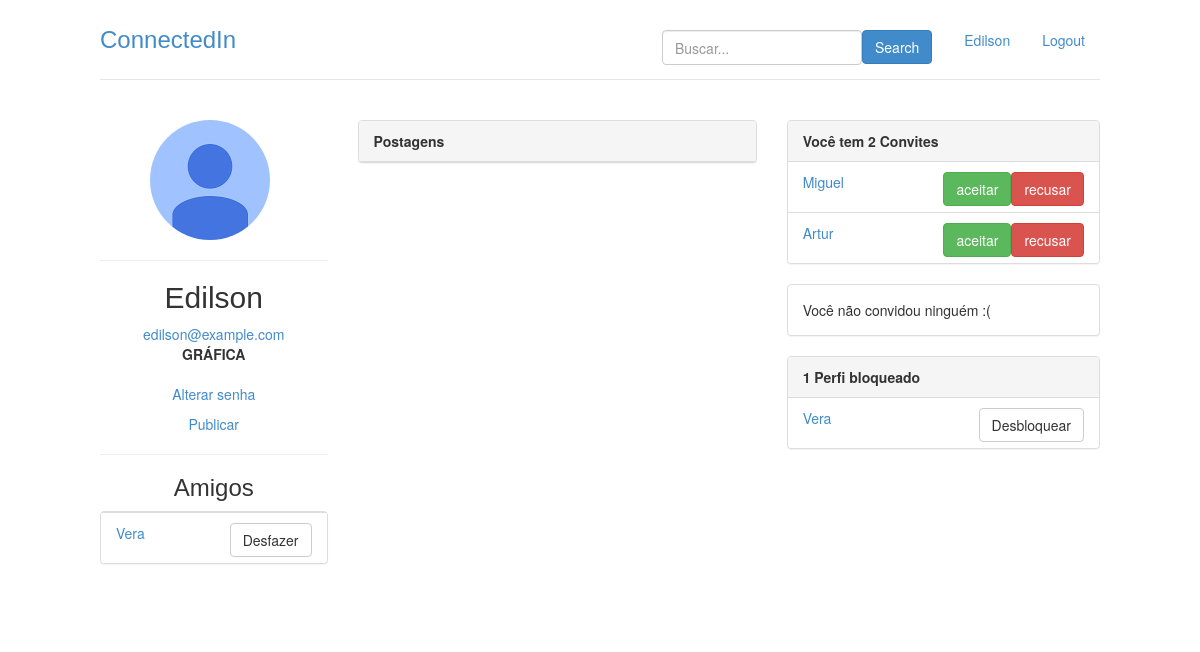
Before: /perfil/18 (signed in) with the older database file.
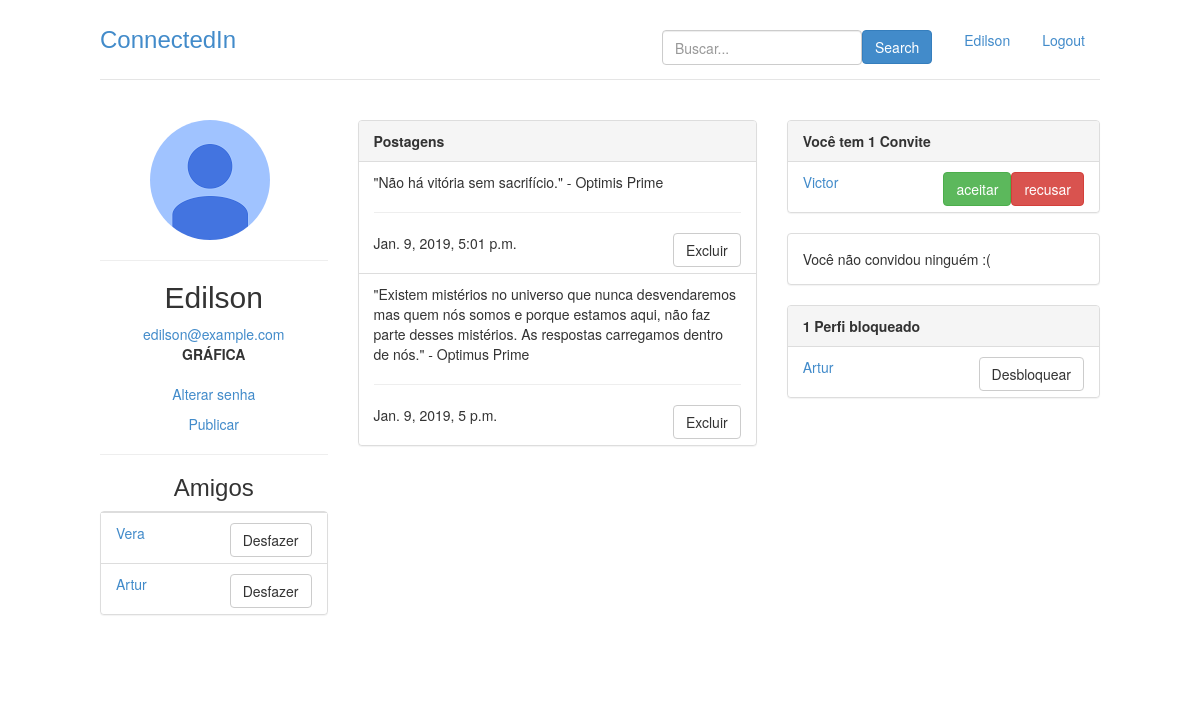
After: the same page with the newer database file.
### perfis/models.py (models this page shows, shortened)
class Perfil(models.Model):
    nome = models.CharField(max_length=255, null=False)
    telefone = models.CharField(max_length=20, null= False)
    nome_empresa = models.CharField(max_length=255, null=False)
    contatos = models.ManyToManyField('self')
    usuario = models.OneToOneField(User, related_name = "perfil", on_delete = models.CASCADE)
    contatos_bloqueados = models.ManyToManyField('self', related_name = 'meus_contatos_bloqueados', symmetrical=False, through= 'Bloqueio')
    def super_user(self):
        return self.usuario.is_superuser
    @property
    def email(self):
        return self.usuario.email
    def __str__(self):
        return self.nome
    def mostrar_perfil(self, perfil_a_exibir):
        pode_mostrar = True
        for perfil in perfil_a_exibir.bloqueios_feitos.all():
            if perfil.perfil_bloqueado.id == self.id:
                return False
        return pode_mostrar
    def pode_convidar(self, perfil_a_convidar):
        pode_convidar = False
        convites = Convite.objects.filter(solicitante=self, convidado=perfil_a_convidar).all()
        if len(convites) == 0 and perfil_a_convidar not in self.contatos.all():
            pode_convidar = True
        return pode_convidar
    def pode_bloquear(self, perfil_a_bloquear):
        pode_bloquear = True
        for perfil in self.bloqueios_feitos.all():
            if perfil.perfil_bloqueado.id == perfil_a_bloquear.id:
                return False
        return pode_bloquear
    @property
    def bloqueios_feitos(self): #meus_bloqueios
        return Bloqueio.objects.filter(perfil_que_bloqueia=self)

class Convite(models.Model):
    solicitante = models.ForeignKey(Perfil, on_delete=models.CASCADE,related_name='convites_feitos' )
    convidado = models.ForeignKey(Perfil, on_delete= models.CASCADE, related_name='convites_recebidos')

class Bloqueio(models.Model):
    perfil_que_bloqueia = models.ForeignKey(Perfil,on_delete=models.CASCADE,related_name='perfis_que_bloqueei')
    perfil_bloqueado = models.ForeignKey(Perfil,on_delete=models.CASCADE,related_name='perfis_que_estou_bloqueado')

class Postagem(models.Model):
    texto = models.CharField(max_length=255, null=False)
    dt_publicacao = models.DateTimeField(default=timezone.now)
    responsavel = models.ForeignKey(Perfil,on_delete=models.CASCADE,related_name='minhas_postagens' )
    def __str__(self):
        return self.texto
    class Meta:
        ordering = ['-dt_publicacao']

### perfis/views.py (the view)
# urls.py: path('perfil/<int:perfil_id>', views.exibir_perfil, name='exibir'),
@login_required
def exibir_perfil(request, perfil_id):
	perfil = Perfil.objects.get(id=perfil_id)
	perfil_logado = get_perfil_logado(request)
	pode_convidar = perfil_logado.pode_convidar(perfil)
	pode_bloquear = perfil_logado.pode_bloquear(perfil)
	pode_mostrar = perfil_logado.mostrar_perfil(perfil)
	return render(request, 'perfil.html',
		          {'perfil' : perfil,
				   'perfil_logado' : get_perfil_logado(request), 'pode_convidar': pode_convidar, 'pode_bloquear': pode_bloquear, 'mostrar_perfil': pode_mostrar})

### perfis/views.py (called while the page is built)
@login_required
def get_perfil_logado(request):
	return request.user.perfil

### perfis/templates/perfil.html (shortened to what the changed rows need)
{% extends 'base.html' %}
{% block body %}
{% if mostrar_perfil %}
	<div class="row">
		<div class = "col-lg-3">
				<h2 style="text-align: center; font-family: 'Gill Sans', 'Gill Sans MT', Calibri, 'Trebuchet MS', sans-serif">{{ perfil.nome }}</h2>
				{% if perfil.id == perfil_logado.id %}
				<nav>
					<div class="panel panel-default">
							{% with total=perfil_logado.contatos.count %}
								{% if total %}
								<ul class="list-group">
										{% for perfil in perfil_logado.contatos.all %}
											<li class = "list-group-item">
												<p><a href = "{% url 'exibir' perfil.id %}">{{ perfil }}</a>
													<a class="btn btn-default pull-right" style="min-width: 20px; min-height: 10px;" href="{% url 'desfazer' perfil.id %}">Desfazer</a>
												</p>
											</li>
										{% endfor %}
									</ul>
								{% else %}
									<div class="panel-body">
										Não há amigos :(
									</div>
								{% endif %}
							{% endwith %}
						</div>
				</nav>
				{% endif %}
			</div>
			{% if perfil.id == perfil_logado.id %}
				<div class = "col-lg-5">
				{% if perfil.id == perfil_logado.id %}
					{% if perfil_logado.minhas_postagens %}
						<div class="panel panel-default">
							<ul class="list-group">
								{% for post in perfil_logado.minhas_postagens.all %}
									<li class = "list-group-item">
										{{ post }}
										<p>
											<hr>
											{{ post.dt_publicacao }}
											<button class="btn btn-default pull-right btn-confirm">Excluir</button>
										</p>
									</li>
								{% endfor %}
							</ul>
					{% else %}
						<div class="panel-body">
							Você ainda não publicou. :(
						</div>
					{% endif %}
				{% endif %}
				</div>
			</div>
			<div class = "col-lg-4">
				<aside>
				<div class="panel panel-default">
					{% with total=perfil_logado.convites_recebidos.count %}
						{% if total %}
							<div class="panel-heading">
								<strong> Você tem {{ total }}
								Convite{{ total|pluralize }}</strong>
							</div>
							<ul class="list-group">
								{% for convite in perfil_logado.convites_recebidos.all %}
									<li class = "list-group-item">
										<p>
											<a href = "{% url 'exibir' convite.solicitante.id %}">
													{{convite.solicitante.nome}}</a>
											<a class="btn btn-danger pull-right" style="min-width: 20px; min-height: 10px;" href = "{% url 'recusar' convite.id %}">recusar</a>
											<a class="btn btn-success pull-right" style="min-width: 20px; min-height: 10px;" href = "{% url 'aceitar' convite.id %}">aceitar</a>
										</p>
									</li>
								{% endfor %}
						{% else %}
							<div class="panel-body">
								Não há convites
							</div>
						{% endif %}
					{% endwith %}
				</div>
			</aside>
			<div class="panel panel-default">
					{% with total=perfil_logado.bloqueios_feitos.count %}
						{% if total %}
							<ul class="list-group">
								{% for bloqueio in perfil_logado.bloqueios_feitos.all %}
									<li class = "list-group-item">
										<p>
											<a href = "{% url 'exibir' bloqueio.perfil_bloqueado.id %}">{{bloqueio.perfil_bloqueado}}</a>
											<a class="btn btn-default pull-right" style="min-width: 20px; min-height: 10px;" href = "{% url 'desbloquear' bloqueio.id %}">Desbloquear</a>
										</p>
									</li>
								{% endfor %}
								</ul>
						{% else %}
							<div class="panel-body">
								Não há perfis bloqueados.
							</div>
						{% endif %}
					{% endwith %}
				</div>
		{% endif %}
			</div>
		</div>
		</div>
		{% else %}
		 Usuário não encontrado.
	{% endif %}
{% endblock %}

Changed rows visible on the page:
removed Convite: solicitante.nome "Miguel"
removed Convite: solicitante.nome "Artur"
removed Bloqueio: perfil_bloqueado "Vera"
now on this page (row unchanged): Perfil: nome "Artur"
added Postagem: texto "\"Não há vitória sem sacrifício.\" - Optimis Prime", dt_publicacao "Jan. 9, 2019, 5:01 p.m."
added Postagem: texto "\"Existem mistérios no universo que nunca desvendaremos mas quem nós somos e porque estamos aqui, não faz parte desses mistérios. As respostas carregamos dentro de nós.\" - Optimus Prime", dt_publicacao "Jan. 9, 2019, 5 p.m."
added Convite: solicitante.nome "Victor"
added Bloqueio: perfil_bloqueado "Artur"
Other visible differences:
{{ total }}: "2" → "1"
